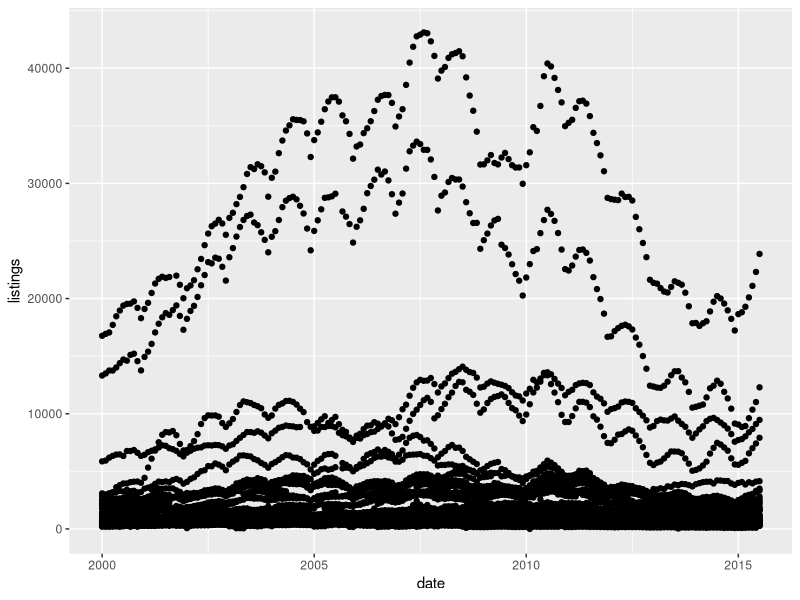

Generate this figure with R:
## ---- chunk 1
knitr::opts_chunk$set(echo = TRUE)
## ---- chunk 2
install.packages("ggplot2")
## ---- chunk 3
library(ggplot2)
## ---- chunk 4
txhousing
## ---- chunk 5
ggplot(txhousing,
       aes(x = date, y = listings)) +
  geom_point()
